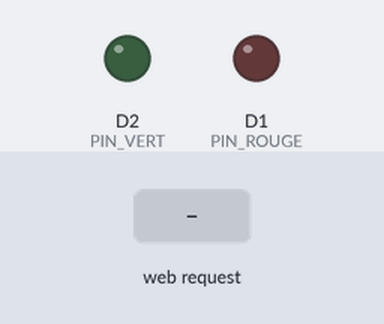
The program below on a simulated ESP8266 (NodeMCU). Parts: output pins drawn as LEDs (lit = HIGH). Dashed ring = blinking. The test bench sets the inputs (shaded band). WiFi joins after 1.5 s; servers stay silent unless stated; not simulated (calls return 0 or success): secrets.h; what the program prints to the serial monitor is not drawn.

Above: at 2.7 s.
2.8 s: HTTP request GET /led?state=red_blink received
At 3.2 s:
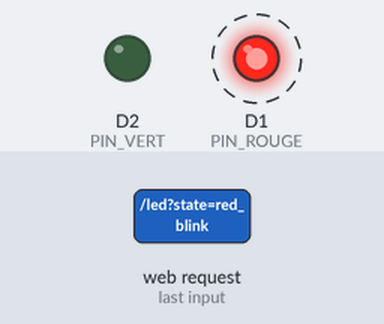
5.8 s: HTTP request GET /led?state=off received
At 6.4 s:
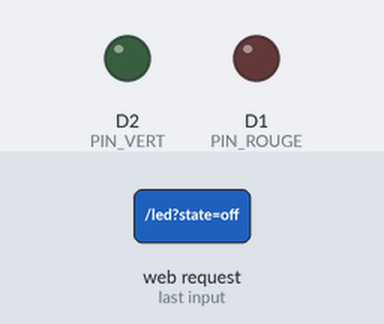
7.3 s: HTTP request GET /led?state=red_solid received
At 8.2 s:
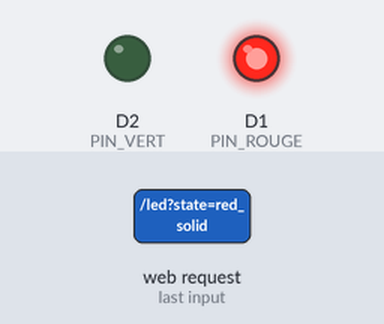
Timing chart, 0 to 38.8 s (numbered marks = the images above; inputs shaded):
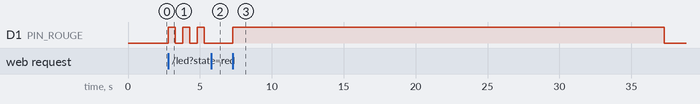

The program:

main.cpp
```cpp
// LED bicolore rouge/vert pilotee en WiFi (ESP8266, NodeMCU).
// Cablage : LED rouge sur D1 (GPIO5), LED verte sur D2 (GPIO4), chacune avec une
// resistance de 220 ohms en serie, l'autre patte au GND (cathode commune).
// Requete : GET /led?state=off|green_blink|green_solid|red_blink|red_solid&key=CLE
#include <Arduino.h>
#include <ESP8266WiFi.h>
#include <ESP8266WebServer.h>
#include "secrets.h"

const uint8_t PIN_ROUGE = D1;
const uint8_t PIN_VERT = D2;
const unsigned long DUREE_FIXE_MS = 30000;   // vert fixe / rouge fixe : 30 s
const unsigned long PERIODE_CLIGNO_MS = 500; // clignotement
const int NB_CLIGNOTEMENTS_ROUGE = 10;

enum Etat { OFF, VERT_CLIGNO, VERT_FIXE, ROUGE_CLIGNO, ROUGE_FIXE };
Etat etat = OFF;
unsigned long debut = 0;

ESP8266WebServer serveur(80);

void ecrire(bool rouge, bool vert) {
  digitalWrite(PIN_ROUGE, rouge ? HIGH : LOW);
  digitalWrite(PIN_VERT, vert ? HIGH : LOW);
}

void changer(Etat e) {
  etat = e;
  debut = millis();
}

void gererLed() {
  unsigned long ecoule = millis() - debut;
  bool allume = (ecoule / PERIODE_CLIGNO_MS) % 2 == 0;  // 500 ms allume, 500 ms eteint
  switch (etat) {
    case OFF:
      ecrire(false, false);
      break;
    case VERT_CLIGNO:  // jusqu'a la saisie du mot de passe (nouvel ordre du serveur)
      ecrire(false, allume);
      break;
    case VERT_FIXE:
      ecrire(false, true);
      if (ecoule >= DUREE_FIXE_MS) changer(OFF);
      break;
    case ROUGE_CLIGNO:  // 10 clignotements puis eteinte
      ecrire(allume, false);
      if (ecoule >= (unsigned long)NB_CLIGNOTEMENTS_ROUGE * 2 * PERIODE_CLIGNO_MS) changer(OFF);
      break;
    case ROUGE_FIXE:
      ecrire(true, false);
      if (ecoule >= DUREE_FIXE_MS) changer(OFF);
      break;
  }
}

void routeLed() {
  if (serveur.arg("key") != API_KEY) {
    serveur.send(403, "text/plain", "cle invalide");
    return;
  }
  String s = serveur.arg("state");
  if (s == "off") changer(OFF);
  else if (s == "green_blink") changer(VERT_CLIGNO);
  else if (s == "green_solid") changer(VERT_FIXE);
  else if (s == "red_blink") changer(ROUGE_CLIGNO);
  else if (s == "red_solid") changer(ROUGE_FIXE);
  else {
    serveur.send(400, "text/plain", "etat inconnu");
    return;
  }
  serveur.send(200, "text/plain", "ok " + s);
}

void setup() {
  Serial.begin(115200);
  pinMode(PIN_ROUGE, OUTPUT);
  pinMode(PIN_VERT, OUTPUT);
  ecrire(false, false);  // par defaut : LED eteinte

  WiFi.mode(WIFI_STA);
  WiFi.begin(WIFI_SSID, WIFI_PASS);
  Serial.print("Connexion WiFi");
  while (WiFi.status() != WL_CONNECTED) {
    delay(500);
    Serial.print(".");
  }
  Serial.println();
  Serial.print("Adresse IP : ");
  Serial.println(WiFi.localIP());  // a noter : c'est ESP_URL cote serveur

  serveur.on("/led", routeLed);
  serveur.on("/health", []() { serveur.send(200, "text/plain", "ok"); });
  serveur.begin();
}

void loop() {
  serveur.handleClient();
  gererLed();
  if (WiFi.status() != WL_CONNECTED) {  // reconnexion automatique
    WiFi.reconnect();
    delay(500);
  }
}
```

Measured:
- after the input at 2.8 s, D1 (PIN_ROUGE): alternates HIGH for 0.50 s and LOW for 0.50 s, starting at once
- after the input at 5.8 s, D1 (PIN_ROUGE): stays LOW (without the input it goes to HIGH after 0.00 s)
- after the input at 7.3 s, D1 (PIN_ROUGE): LOW → HIGH at once, → LOW 30.0 s later
